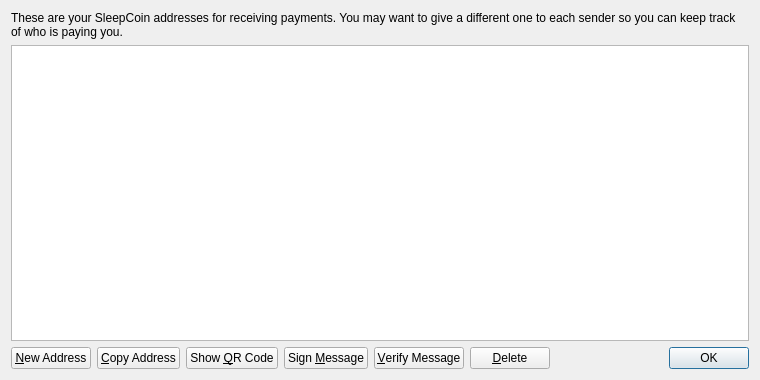
<?xml version="1.0" encoding="UTF-8"?>
<ui version="4.0">
 <class>AddressBookPage</class>
 <widget class="QWidget" name="AddressBookPage">
  <property name="geometry">
   <rect>
    <x>0</x>
    <y>0</y>
    <width>760</width>
    <height>380</height>
   </rect>
  </property>
  <property name="windowTitle">
   <string>Address Book</string>
  </property>
  <layout class="QVBoxLayout" name="verticalLayout">
   <item>
    <widget class="QLabel" name="labelExplanation">
     <property name="text">
      <string>These are your SleepCoin addresses for receiving payments. You may want to give a different one to each sender so you can keep track of who is paying you.</string>
     </property>
     <property name="textFormat">
      <enum>Qt::PlainText</enum>
     </property>
     <property name="wordWrap">
      <bool>true</bool>
     </property>
    </widget>
   </item>
   <item>
    <widget class="QTableView" name="tableView">
     <property name="contextMenuPolicy">
      <enum>Qt::CustomContextMenu</enum>
     </property>
     <property name="toolTip">
      <string>Double-click to edit address or label</string>
     </property>
     <property name="tabKeyNavigation">
      <bool>false</bool>
     </property>
     <property name="alternatingRowColors">
      <bool>true</bool>
     </property>
     <property name="selectionMode">
      <enum>QAbstractItemView::SingleSelection</enum>
     </property>
     <property name="selectionBehavior">
      <enum>QAbstractItemView::SelectRows</enum>
     </property>
     <property name="sortingEnabled">
      <bool>true</bool>
     </property>
     <attribute name="verticalHeaderVisible">
      <bool>false</bool>
     </attribute>
    </widget>
   </item>
   <item>
    <layout class="QHBoxLayout" name="horizontalLayout">
     <item>
      <widget class="QPushButton" name="newAddressButton">
       <property name="toolTip">
        <string>Create a new address</string>
       </property>
       <property name="text">
        <string>&amp;New Address</string>
       </property>
       <property name="icon">
        <iconset resource="../bitcoin.qrc">
         <normaloff>:/icons/add</normaloff>:/icons/add</iconset>
       </property>
      </widget>
     </item>
     <item>
      <widget class="QPushButton" name="copyToClipboard">
       <property name="toolTip">
        <string>Copy the currently selected address to the system clipboard</string>
       </property>
       <property name="text">
        <string>&amp;Copy Address</string>
       </property>
       <property name="icon">
        <iconset resource="../bitcoin.qrc">
         <normaloff>:/icons/editcopy</normaloff>:/icons/editcopy</iconset>
       </property>
      </widget>
     </item>
     <item>
      <widget class="QPushButton" name="showQRCode">
       <property name="text">
        <string>Show &amp;QR Code</string>
       </property>
       <property name="icon">
        <iconset resource="../bitcoin.qrc">
         <normaloff>:/icons/qrcode</normaloff>:/icons/qrcode</iconset>
       </property>
      </widget>
     </item>
     <item>
      <widget class="QPushButton" name="signMessage">
       <property name="toolTip">
        <string>Sign a message to prove you own a SleepCoin address</string>
       </property>
       <property name="text">
        <string>Sign &amp;Message</string>
       </property>
       <property name="icon">
        <iconset resource="../bitcoin.qrc">
         <normaloff>:/icons/edit</normaloff>:/icons/edit</iconset>
       </property>
      </widget>
     </item>
     <item>
      <widget class="QPushButton" name="verifyMessage">
       <property name="toolTip">
        <string>Verify a message to ensure it was signed with a specified SleepCoin address</string>
       </property>
       <property name="text">
        <string>&amp;Verify Message</string>
       </property>
       <property name="icon">
        <iconset resource="../bitcoin.qrc">
         <normaloff>:/icons/transaction_0</normaloff>:/icons/transaction_0</iconset>
       </property>
      </widget>
     </item>
     <item>
      <widget class="QPushButton" name="deleteButton">
       <property name="toolTip">
        <string>Delete the currently selected address from the list</string>
       </property>
       <property name="text">
        <string>&amp;Delete</string>
       </property>
       <property name="icon">
        <iconset resource="../bitcoin.qrc">
         <normaloff>:/icons/remove</normaloff>:/icons/remove</iconset>
       </property>
      </widget>
     </item>
     <item>
      <spacer name="horizontalSpacer">
       <property name="orientation">
        <enum>Qt::Horizontal</enum>
       </property>
       <property name="sizeHint" stdset="0">
        <size>
         <width>40</width>
         <height>20</height>
        </size>
       </property>
      </spacer>
     </item>
     <item>
      <widget class="QDialogButtonBox" name="buttonBox">
       <property name="sizePolicy">
        <sizepolicy hsizetype="Maximum" vsizetype="Fixed">
         <horstretch>0</horstretch>
         <verstretch>0</verstretch>
        </sizepolicy>
       </property>
       <property name="standardButtons">
        <set>QDialogButtonBox::Ok</set>
       </property>
      </widget>
     </item>
    </layout>
   </item>
  </layout>
 </widget>
 <resources>
  <include location="../bitcoin.qrc"/>
 </resources>
 <connections/>
</ui>
